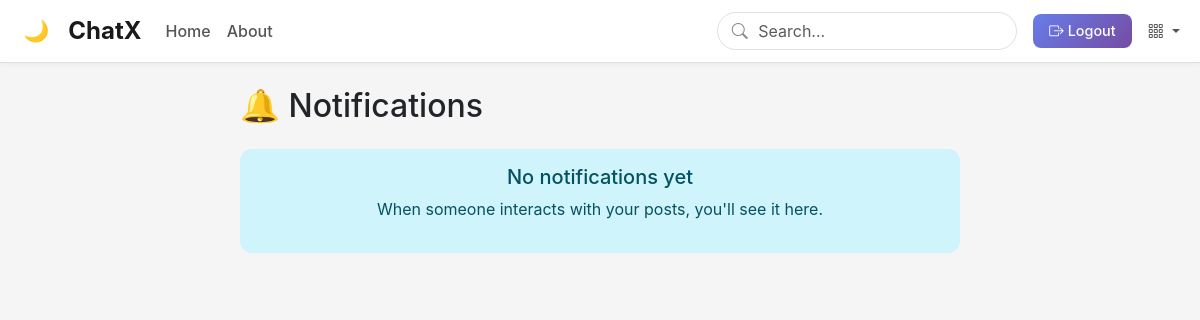
The page /notifications/ (signed in) on the database as committed earlier.
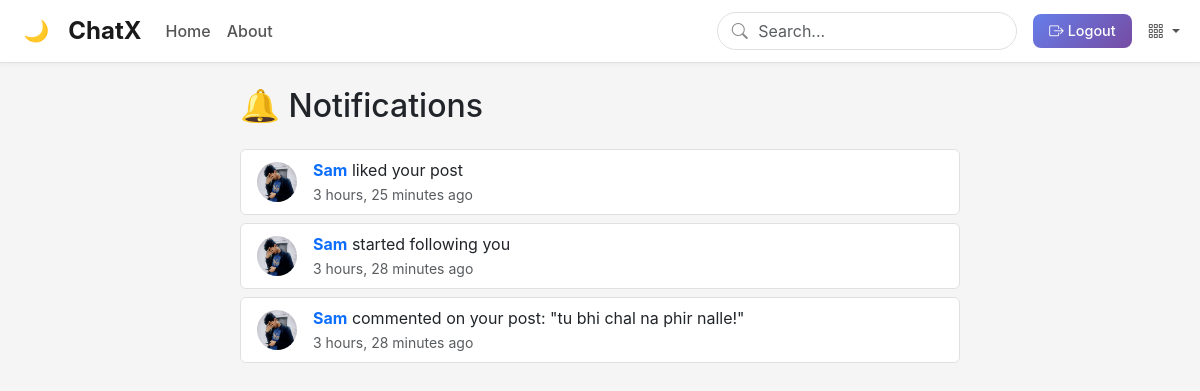
The same page on the database as committed later.
### chatx/models.py (models this page shows, shortened)
class Notification(models.Model):  # NEW MODEL
    NOTIFICATION_TYPES = (
        ('like', 'Like'),
        ('comment', 'Comment'),
        ('follow', 'Follow'),
    )
    recipient = models.ForeignKey(User, on_delete=models.CASCADE, related_name='notifications')
    sender = models.ForeignKey(User, on_delete=models.CASCADE, related_name='sent_notifications')
    notification_type = models.CharField(max_length=20, choices=NOTIFICATION_TYPES)
    post = models.ForeignKey(Post, on_delete=models.CASCADE, null=True, blank=True)
    comment = models.ForeignKey(Comment, on_delete=models.CASCADE, null=True, blank=True)
    is_read = models.BooleanField(default=False)
    created_at = models.DateTimeField(auto_now_add=True)
    class Meta:
        ordering = ['-created_at']

class Profile(models.Model):
    user = models.OneToOneField(User, on_delete=models.CASCADE)
    image = models.ImageField(upload_to='profile_pics', blank=True, null=True)
    bio = models.TextField(blank=True)
    follows = models.ManyToManyField('self', related_name='followed_by', symmetrical=False, blank=True)
    is_private = models.BooleanField(default=False)  # NEW - Private account setting

class Comment(models.Model):  # NEW MODEL
    post = models.ForeignKey(Post, on_delete=models.CASCADE, related_name='comments')
    author = models.ForeignKey(User, on_delete=models.CASCADE)
    text = models.TextField(max_length=500)
    created_at = models.DateTimeField(auto_now_add=True)
    class Meta:
        ordering = ['created_at']

### chatx/views.py (the view)
# urls.py: path('notifications/', chatx_views.notifications_view, name='notifications'),
@login_required
def notifications_view(request):
    notifications = request.user.notifications.all()
    request.user.notifications.filter(is_read=False).update(is_read=True)
    return render(request, 'notifications.html', {'notifications': notifications})

### templates/notifications.html
{% extends 'layout.html' %}
{% block content %}
<div class="container mt-4">
    <div class="row">
        <div class="col-md-8 offset-md-2">
            <h2 class="mb-4">🔔 Notifications</h2>
            {% if notifications %}
                {% for notification in notifications %}
                <div class="card mb-2 {% if not notification.is_read %}bg-light{% endif %}">
                    <div class="card-body py-2">
                        <div class="d-flex align-items-center">
                            {% if notification.sender.profile.image %}
                                <img src="{{ notification.sender.profile.image.url }}"
                                     class="rounded-circle me-3"
                                     width="40" height="40"
                                     style="object-fit: cover;">
                            {% else %}
                                <img src="https://ui-avatars.com/api/?name={{ notification.sender.username }}&background=random&size=40"
                                     class="rounded-circle me-3">
                            {% endif %}
                            <div class="flex-grow-1">
                                <a href="{% url 'profile' notification.sender.username %}" class="text-decoration-none">
                                    <strong>{{ notification.sender.username }}</strong>
                                </a>
                                {% if notification.notification_type == 'like' %}
                                    liked your post
                                {% elif notification.notification_type == 'comment' %}
                                    commented on your post: "{{ notification.comment.text|truncatewords:10 }}"
                                {% elif notification.notification_type == 'follow' %}
                                    started following you
                                {% endif %}
                                <br>
                                <small class="text-muted">{{ notification.created_at|timesince }} ago</small>
                            </div>
                        </div>
                    </div>
                </div>
                {% endfor %}
            {% else %}
                <div class="alert alert-info text-center">
                    <h5>No notifications yet</h5>
                    <p>When someone interacts with your posts, you'll see it here.</p>
                </div>
            {% endif %}
        </div>
    </div>
</div>
{% endblock %}

### templates/layout.html (shortened to what this page needs)
{% load static %}
<!DOCTYPE html>
<html lang="en">
<head>
    <link href="https://cdn.jsdelivr.net/npm/bootstrap@5.3.3/dist/css/bootstrap.min.css" rel="stylesheet">
    <link rel="stylesheet" href="https://cdn.jsdelivr.net/npm/bootstrap-icons@1.11.3/font/bootstrap-icons.min.css">
</head>
<body>
    <nav class="navbar navbar-expand-lg sticky-top">
        <div class="container-fluid">
            <button onclick="toggleDarkMode()" class="theme-toggle me-2" id="themeToggle" title="Toggle Theme">
                <span id="themeIcon">🌙</span>
            </button>
            <a class="navbar-brand" href="{% url 'post_list' %}">ChatX</a>
            <div class="collapse navbar-collapse" id="navbarSupportedContent">
                <ul class="navbar-nav me-auto mb-2 mb-lg-0">
                    <li class="nav-item">
                        <a class="nav-link" href="{% url 'home' %}">Home</a>
                    </li>
                    <li class="nav-item">
                        <a class="nav-link" href="{% url 'about' %}">About</a>
                    </li>
                </ul>
                <form class="search-form me-3" method="GET" action="{% url 'search' %}" style="position: relative; width: 300px;">
                    <input class="form-control" type="search" name="q" placeholder="Search..." aria-label="Search">
                </form>
                {% if user.is_authenticated %}
                    <button class="btn btn-logout btn-modern me-2" onclick="confirmLogout(event)">
                        <i class="bi bi-box-arrow-right me-1"></i>Logout
                    </button>
                {% else %}
                    <a href="{% url 'register' %}" class="btn btn-outline-primary btn-modern me-2">Register</a>
                    <a href="{% url 'login' %}" class="btn btn-primary btn-modern me-2">Login</a>
                {% endif %}
                <ul class="navbar-nav">
                    <li class="nav-item dropdown">
                        <a class="nav-link dropdown-toggle" href="#" role="button" data-bs-toggle="dropdown">
                            <i class="bi bi-grid-3x3-gap"></i>
                        </a>
                    </li>
                </ul>
            </div>
        </div>
    </nav>
    <div class="container mt-4">
        {% block content %}
        {% endblock %}
    </div>
</body>
</html>

### templates/layout.html (style rules this page uses)
body { background-color: #f5f5f5; color: #212529; transition: all 0.3s ease; font-family: -apple-system, BlinkMacSystemFont, "Segoe UI", Roboto, "Helvetica Neue", Arial, sans-serif; }
.card { background-color: #ffffff; color: #212529; border: 1px solid #e0e0e0; transition: all 0.3s ease; }
.navbar { background-color: #ffffff !important; border-bottom: 1px solid #e0e0e0; box-shadow: 0 2px 4px rgba(0,0,0,0.04); transition: all 0.3s ease; }
.navbar-brand { color: #1a1a1a !important; font-weight: 700; font-size: 1.5rem; }
.nav-link { color: #555 !important; font-weight: 500; transition: color 0.2s; }
.dropdown-toggle { color: #555 !important; }
.theme-toggle { cursor: pointer; border: none; background: none; font-size: 1.3rem; padding: 0.4rem 0.7rem; border-radius: 8px; transition: all 0.2s ease; display: inline-flex; align-items: center; justify-content: center; }
.search-form { position: relative; }
.search-form input { border-radius: 20px; padding-left: 2.5rem; border: 1px solid #e0e0e0; transition: all 0.2s; }
.btn-modern { border-radius: 8px; padding: 0.4rem 1rem; font-weight: 500; font-size: 0.9rem; transition: all 0.2s ease; border: none; }
.btn-logout { background: linear-gradient(135deg, #667eea 0%, #764ba2 100%); color: white; }

Rows that differ between the two databases and show on the page:
added Notification: sender.profile.image (picture), sender.username "Sam", notification_type "liked your post", created_at "3 hours, 25 minutes"
added Notification: sender.profile.image (picture), sender.username "Sam", notification_type "started following you", created_at "3 hours, 28 minutes"
added Notification: sender.profile.image (picture), sender.username "Sam", comment.text "tu bhi chal na phir nalle!", created_at "3 hours, 28 minutes"
Other text that changed with them:
text no longer shown: "No notifications yet When someone interacts with your posts, you'll see it here."
